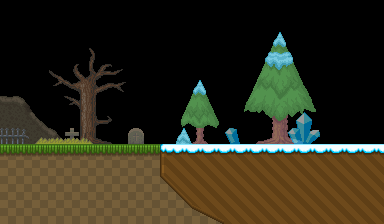

This is a level from a 2D game, rendered from its Tiled map with the project's own tilesets. A one-line summary and the complete map file follow:
An orthogonal 24x14 tile map with 16x16 px tiles, 5 tile layers (liquid, background, collision, objects, ...), 2 tilesets.

<map version="1.0" orientation="orthogonal" renderorder="right-down" width="24" height="14" tilewidth="16" tileheight="16" nextobjectid="1">
 <properties>
  <property name="isCold" value="true" />
  <property name="music" value="cutscene" />
  <property name="parallax1" value="ice_sky;0.0;-0.025;0;-130;0;0;0" />
  <property name="parallax2" value="ice_mountains;0.25;-0.025;0;30;0;0;0" />
  <property name="parallax3" value="ice_trees;0.5;-0.05;0;60;0;0;0" />
  <property name="timelimit" value="60" />
 </properties>
 <tileset firstgid="1" name="tileset" tilewidth="16" tileheight="16" tilecount="2048">
  <image source="../images/tileset.png" width="512" height="1024" />
 </tileset>
 <tileset firstgid="2049" name="objects" tilewidth="16" tileheight="16" tilecount="256">
  <image source="../images/objects.png" width="256" height="256" />
 </tileset>
 <layer name="liquid" width="24" height="14">
  <properties>
   <property name="color" value="ffffff88" />
   <property name="sortOrder" value="95" />
  </properties>
  <data encoding="csv">
0,0,0,0,0,0,0,0,0,0,0,0,0,0,0,0,0,0,0,0,0,0,0,0,
0,0,0,0,0,0,0,0,0,0,0,0,0,0,0,0,0,0,0,0,0,0,0,0,
0,0,0,0,0,0,0,0,0,0,0,0,0,0,0,0,0,0,0,0,0,0,0,0,
0,0,0,0,0,0,0,0,0,0,0,0,0,0,0,0,0,0,0,0,0,0,0,0,
0,0,0,0,0,0,0,0,0,0,0,0,0,0,0,0,0,0,0,0,0,0,0,0,
0,0,0,0,0,0,0,0,0,0,0,0,0,0,0,0,0,0,0,0,0,0,0,0,
0,0,0,0,0,0,0,0,0,0,0,0,0,0,0,0,0,0,0,0,0,0,0,0,
0,0,0,0,0,0,0,0,0,0,0,0,0,0,0,0,0,0,0,0,0,0,0,0,
0,0,0,0,0,0,0,0,0,0,0,0,0,0,0,0,0,0,0,0,0,0,0,0,
0,0,0,0,0,0,0,0,0,0,0,0,0,0,0,0,0,0,0,0,0,0,0,0,
0,0,0,0,0,0,0,0,0,0,0,0,0,0,0,0,0,0,0,0,0,0,0,0,
0,0,0,0,0,0,0,0,0,0,0,0,0,0,0,0,0,0,0,0,0,0,0,0,
0,0,0,0,0,0,0,0,0,0,0,0,0,0,0,0,0,0,0,0,0,0,0,0,
0,0,0,0,0,0,0,0,0,0,0,0,0,0,0,0,0,0,0,0,0,0,0,0
</data>
 </layer>
 <layer name="background" width="24" height="14">
  <properties>
   <property name="sortOrder" value="110" />
  </properties>
  <data encoding="csv">
0,0,0,0,0,0,0,0,0,0,0,0,0,0,0,0,0,0,0,0,0,0,0,0,
0,0,0,0,0,0,0,0,0,0,0,0,0,0,0,0,0,0,0,0,0,0,0,0,
0,0,0,0,0,0,0,0,0,0,0,0,0,0,0,0,0,1233,0,0,0,0,0,0,
0,0,0,0,0,524,525,0,0,0,0,0,0,0,0,0,1264,1265,1266,0,0,0,0,0,
0,0,0,554,555,556,557,558,0,0,0,0,0,0,0,0,1424,1425,1426,0,0,0,0,0,
0,0,0,586,587,588,589,590,0,0,0,0,1233,0,0,1322,1323,1324,1325,1326,0,0,0,0,
658,659,0,0,619,620,0,0,0,0,0,1259,1260,1261,0,1354,1355,1356,1357,1358,0,0,0,0,
690,687,753,0,0,620,621,0,0,0,0,1417,1418,1419,0,0,1387,1390,1389,0,0,0,0,0,
690,690,785,659,305,652,653,0,336,0,0,1238,1513,0,1543,0,1483,1516,1485,0,0,0,0,0,
0,0,0,0,0,0,0,0,0,0,0,0,0,0,0,0,0,0,0,0,0,0,0,0,
0,0,0,0,0,0,0,0,0,0,0,0,0,0,0,0,0,0,0,0,0,0,0,0,
0,0,0,0,0,0,0,0,0,0,0,0,0,0,0,0,0,0,0,0,0,0,0,0,
0,0,0,0,0,0,0,0,0,0,0,0,0,0,0,0,0,0,0,0,0,0,0,0,
0,0,0,0,0,0,0,0,0,0,0,0,0,0,0,0,0,0,0,0,0,0,0,0
</data>
 </layer>
 <layer name="collision" width="24" height="14">
  <properties>
   <property name="sortOrder" value="90" />
  </properties>
  <data encoding="csv">
0,0,0,0,0,0,0,0,0,0,0,0,0,0,0,0,0,0,0,0,0,0,0,0,
0,0,0,0,0,0,0,0,0,0,0,0,0,0,0,0,0,0,0,0,0,0,0,0,
0,0,0,0,0,0,0,0,0,0,0,0,0,0,0,0,0,0,0,0,0,0,0,0,
0,0,0,0,0,0,0,0,0,0,0,0,0,0,0,0,0,0,0,0,0,0,0,0,
0,0,0,0,0,0,0,0,0,0,0,0,0,0,0,0,0,0,0,0,0,0,0,0,
0,0,0,0,0,0,0,0,0,0,0,0,0,0,0,0,0,0,0,0,0,0,0,0,
0,0,0,0,0,0,0,0,0,0,0,0,0,0,0,0,0,0,0,0,0,0,0,0,
0,0,0,0,0,0,0,0,0,0,0,0,0,0,0,0,0,0,0,0,0,0,0,0,
0,0,0,0,0,0,0,0,0,0,0,0,0,0,0,0,0,0,0,0,0,0,0,0,
402,402,402,402,402,402,402,402,402,402,1284,1282,1282,1282,1282,1282,1282,1282,1282,1282,1282,1282,1282,1282,
434,434,434,434,434,434,434,434,434,434,1313,1314,1314,1314,1314,1314,1314,1314,1314,1314,1314,1314,1314,1314,
434,434,434,434,434,434,434,434,434,434,434,1381,1314,1314,1314,1314,1314,1314,1314,1314,1314,1314,1314,1314,
434,434,434,434,434,434,434,434,434,434,434,434,1377,1378,1314,1314,1314,1314,1314,1314,1314,1314,1314,1314,
434,434,434,434,434,434,434,434,434,434,434,434,434,434,1314,1314,1314,1314,1314,1314,1314,1314,1314,1314
</data>
 </layer>
 <layer name="objects" width="24" height="14">
  <properties>
   <property name="sortOrder" value="100" />
  </properties>
  <data encoding="csv">
0,0,0,0,0,0,0,0,0,0,0,0,0,0,0,0,0,0,0,0,0,0,0,0,
0,0,0,0,0,0,0,0,0,0,0,0,0,0,0,0,0,0,0,0,0,0,0,0,
0,0,0,0,0,0,0,0,0,0,0,0,0,0,0,0,0,0,0,0,0,0,0,0,
0,0,0,0,0,0,0,0,0,0,0,0,0,0,0,0,0,0,0,0,0,0,0,0,
0,0,0,0,0,0,0,0,0,0,0,0,0,0,0,0,0,0,0,0,0,0,0,0,
0,0,0,0,0,0,0,0,0,0,0,0,0,0,0,0,0,0,0,0,0,0,0,0,
0,0,0,0,0,0,0,0,0,0,0,0,0,0,0,0,0,0,0,0,0,0,0,0,
0,0,0,0,0,0,0,0,0,0,0,0,0,0,0,0,0,0,0,0,0,0,0,0,
0,0,0,0,0,0,0,0,0,0,0,0,0,0,0,0,0,0,0,0,0,0,0,0,
0,0,0,0,0,0,0,0,0,0,0,0,0,0,0,0,0,0,0,0,0,0,0,0,
0,0,0,0,0,0,0,0,0,0,0,0,0,0,0,0,0,0,0,0,0,0,0,0,
0,0,0,0,0,0,0,0,0,0,0,0,0,0,0,0,0,0,0,0,0,0,0,0,
0,0,0,0,0,0,0,0,0,0,0,0,0,0,0,0,0,0,0,0,0,0,0,0,
0,0,0,0,0,0,0,0,0,0,0,0,0,0,0,0,0,0,0,0,0,0,0,0
</data>
 </layer>
 <layer name="overlay" width="24" height="14">
  <properties>
   <property name="sortOrder" value="89" />
  </properties>
  <data encoding="csv">
0,0,0,0,0,0,0,0,0,0,0,0,0,0,0,0,0,0,0,0,0,0,0,0,
0,0,0,0,0,0,0,0,0,0,0,0,0,0,0,0,0,0,0,0,0,0,0,0,
0,0,0,0,0,0,0,0,0,0,0,0,0,0,0,0,0,0,0,0,0,0,0,0,
0,0,0,0,0,0,0,0,0,0,0,0,0,0,0,0,0,0,0,0,0,0,0,0,
0,0,0,0,0,0,0,0,0,0,0,0,0,0,0,0,0,0,0,0,0,0,0,0,
0,0,0,0,0,0,0,0,0,0,0,0,0,0,0,0,0,0,0,0,0,0,0,0,
0,0,0,0,0,0,0,0,0,0,0,0,0,0,0,0,0,0,0,0,0,0,0,0,
0,0,0,0,0,0,0,0,0,0,0,0,0,0,0,0,0,0,1505,1506,0,0,0,0,
300,301,370,368,368,371,0,0,0,0,0,0,0,0,0,0,0,0,1537,1538,0,0,0,0,
0,0,0,0,0,0,0,0,0,0,0,0,0,0,0,0,0,0,0,0,0,0,0,0,
0,0,0,0,0,0,0,0,0,0,0,0,0,0,0,0,0,0,0,0,0,0,0,0,
0,0,0,0,0,0,0,0,0,0,1413,0,0,0,0,0,0,0,0,0,0,0,0,0,
0,0,0,0,0,0,0,0,0,0,0,1413,0,0,0,0,0,0,0,0,0,0,0,0,
0,0,0,0,0,0,0,0,0,0,0,0,1409,1410,0,0,0,0,0,0,0,0,0,0
</data>
 </layer>
</map>
